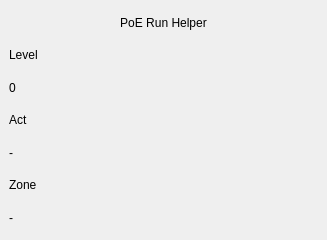
<?xml version="1.0" encoding="UTF-8"?>
<ui version="4.0">
 <class>MainWindow</class>
 <widget class="QMainWindow" name="MainWindow">
  <property name="geometry">
   <rect>
    <x>0</x>
    <y>0</y>
    <width>327</width>
    <height>240</height>
   </rect>
  </property>
  <property name="maximumSize">
   <size>
    <width>352</width>
    <height>240</height>
   </size>
  </property>
  <property name="windowTitle">
   <string>App</string>
  </property>
  <widget class="QWidget" name="MainWidget">
   <layout class="QVBoxLayout" name="verticalLayout">
    <item>
     <widget class="QLabel" name="label_4">
      <property name="text">
       <string>PoE Run Helper</string>
      </property>
      <property name="alignment">
       <set>Qt::AlignCenter</set>
      </property>
     </widget>
    </item>
    <item>
     <widget class="QLabel" name="label">
      <property name="toolTip">
       <string>Your current level</string>
      </property>
      <property name="text">
       <string>Level</string>
      </property>
     </widget>
    </item>
    <item>
     <widget class="QLabel" name="label_5">
      <property name="text">
       <string>0</string>
      </property>
     </widget>
    </item>
    <item>
     <widget class="QLabel" name="label_3">
      <property name="toolTip">
       <string>Your current act</string>
      </property>
      <property name="text">
       <string>Act</string>
      </property>
     </widget>
    </item>
    <item>
     <widget class="QLabel" name="label_6">
      <property name="text">
       <string>-</string>
      </property>
     </widget>
    </item>
    <item>
     <widget class="QLabel" name="label_2">
      <property name="toolTip">
       <string>Name of your current zone</string>
      </property>
      <property name="text">
       <string>Zone</string>
      </property>
     </widget>
    </item>
    <item>
     <widget class="QLabel" name="label_7">
      <property name="text">
       <string>-</string>
      </property>
     </widget>
    </item>
   </layout>
  </widget>
 </widget>
 <resources>
     <include location="../resources.qrc"/>
 </resources>
 <connections/>
</ui>
